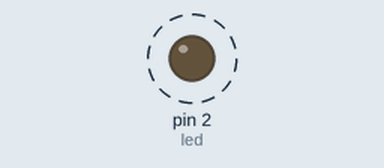
Simulated run of this program. Board: MicroPython board. On the bench: output pins drawn as LEDs (lit = HIGH). Dashed ring = blinking.

Above: at 0.5 s.
Timing chart, 0 to 4.6 s (numbered marks = the images above):
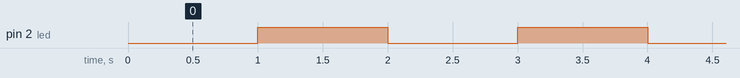

Measured:
- by itself, pin 2 (led): alternates HIGH for 1.0 s and LOW for 1.0 s

The program:

main.py
```python
'''
Este exemplo faz uso do tick_ms que recebe o valor em ms de um timer
do ESP. Definido um intervalo é feito um calculo da diferenca de tempo
entre o ultimo estado modificado do led
'''
from machine import Pin
import time

#cria o objeto led que usa o pino 2 (led interno) como saída
led = Pin(2,Pin.OUT)

#variavel que armazena o estado do led, inicialmente False
ledState = False

#variavel que armazena o tempo em que houve a ultima alteracao de estado
#inicialmente 0
previousMillis = 0

#variavel que define o intervalo de tempo entre a troca de um estado para o outro
#modifique aqui para deixar mais rapido ou devagar, intervalo em ms
interval = 1000

#loop infinito para sair pressione CTRL+C no interpretador shell
while True:
    #armazena a leitura atual do clock
    currentMillis = time.ticks_ms()

    #se a diferenca da leitura atual e a ultima vez em que houve a alteracao de estado
    #for maior ou igual ao intervalo establecido entra no if
    if (currentMillis - previousMillis) >= interval:
        #o tempo atual sera colocado na variavel previouMillis
        previousMillis = currentMillis

        #faz a alteracao de estado da variavel ledState
        if ledState:
            ledState = False
        else:
            ledState = True

        #modifica a saida do pin2, led interno
        led.value(ledState)
```
